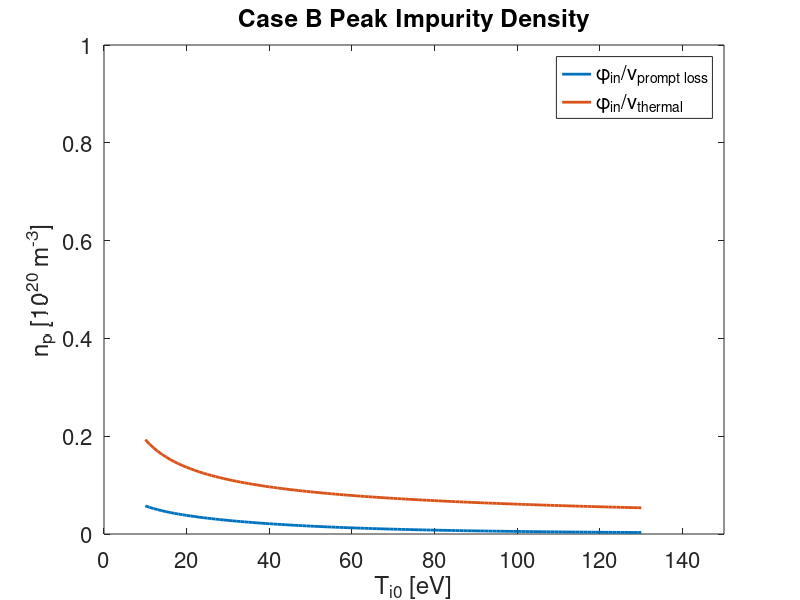
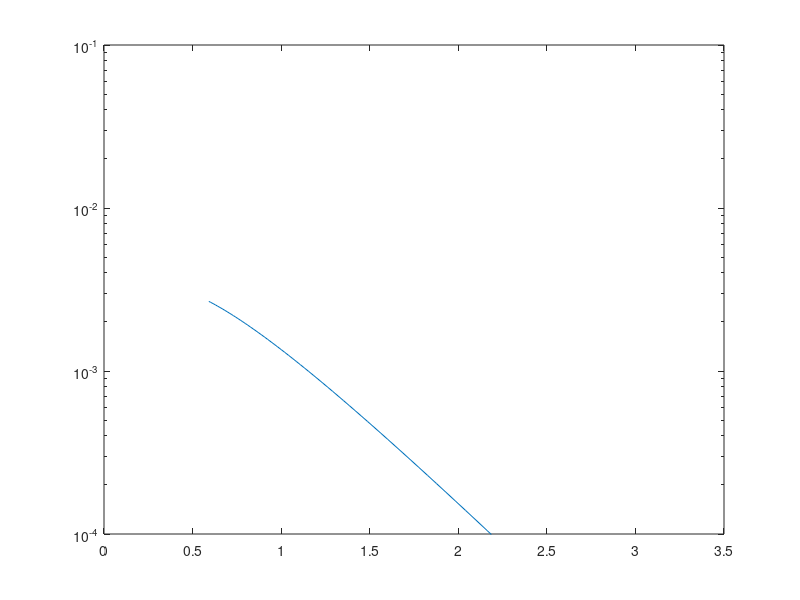

MATLAB code for these plots, in order:

clear all
close all

Ti0=linspace(10,130,121);
m=12;
mz=m;
Z=4;
fcond = 1;
n0=1e19;
Mi=1;
k0e=2000;
mD=2;
mi=mD;
sinj=0.15;
sv=1.2;

phi_in = 1.73e23;
vTh = sqrt(Ti0*1.602e-19./m./1.66e-27);
tau_s = m*Ti0.*(Ti0/mD).^0.5./(6.8e4*(1+mD/m)*n0/1e18*(Z^2)*15);
vdiff = vTh.*vTh.*tau_s./sinj;
cs = sqrt((2*1.602e-19*Ti0)/mD/1.66e-27);
vB = -Mi*sqrt((2*1.602e-19*Ti0)/mD/1.66e-27);


mu = mz/(mz+mi);
Beta_i = 3*(mu+5*sqrt(2)*Z^2*(1.1*mu^(5/2) - 0.35*mu^(3/2)) - 1)/(2.6-2*mu + 5.4*mu^2)
s=sinj;
gamma=7;
mz=12;
mD=2
cs0=sqrt(2*Ti0*1.602e-19/mD/1.66e-27);
P=gamma*n0*cs0.*Ti0.*1.602e-19;
a = 7/2*fcond*P/k0e./Ti0.^(7/2);
dTids = Ti0.*(2*a./7./(a*s+1).^(5/7));
vTi = 1.602e-19/1.66e-27/m*Beta_i*tau_s.*dTids;
vpl = vdiff - vB - vTi;
figure(1)
plot(Ti0,phi_in./vpl./1e20,'lineWidth',2)
hold on
plot(Ti0,phi_in./vTh./1e20,'lineWidth',2)
title('Case B Peak Impurity Density')
xlabel('T_{i0} [eV]')
ylabel('n_p [10^{20} m^{-3}]')
axis([0 150 0 1])
set(gca,'fontsize',16)
legend('\phi_{in}/v_{prompt loss}','\phi_{in}/v_{thermal}')
np=phi_in./vpl;




cs0=sqrt(2*Ti0*1.602e-19/mD/1.66e-27);
P=gamma*n0*cs0.*Ti0.*1.602e-19;
k0e=2000;
nS = 1000;
delta_s = (sv-sinj)/nS;
FFf=0*Ti0;
FiGf=0*Ti0;


for i=1:nS
    s = sinj+(i-1)*delta_s;
    Ts_s = Ti0.*(1+7/2*fcond*P*s/k0e./Ti0.^(7/2)).^(2/7);
    tau_ss = m*Ts_s.*(Ts_s/mD).^0.5./(6.8e4*(1+mD/m)*n0/1e18*(Z^2)*15);
    FFf = FFf+ mz*1.66e-27*(Mi*cs0)./Ts_s./1.602e-19./tau_ss.*delta_s;
    FiGf = FiGf + (Beta_i-1)*Ti0.*(2*a./7./(a*s+1).^(5/7))./Ts_s*delta_s;
end


nz_np = exp(-FFf+FiGf);
figure(2)
semilogy(1./(Ti0.^2)*1e4,nz_np.*np.*vTi./1.73e23)
% semilogy(1./(Ti0.^2)*1e4,exp(-40000./(Ti0.^2)))
axis([0 3.5 1e-4 1e-1])
nz_np.*np.*vTi./1.73e23;